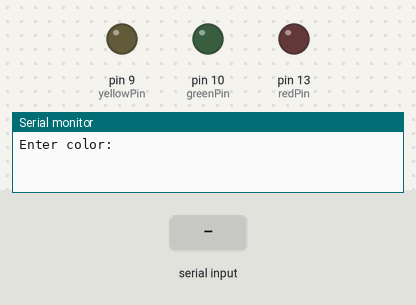
A sketch run on a simulated Arduino Uno, built with avr-gcc and run on an emulated ATmega328P. Parts: output pins drawn as LEDs (lit = HIGH), the last lines printed to the serial monitor. The test bench sets the inputs (shaded band).

Above: at 1.2 s.
1.3 s: "yellow" received over Serial
At 3.5 s:
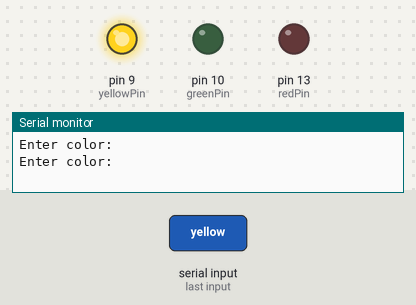
3.8 s: "green" received over Serial
At 5.5 s:
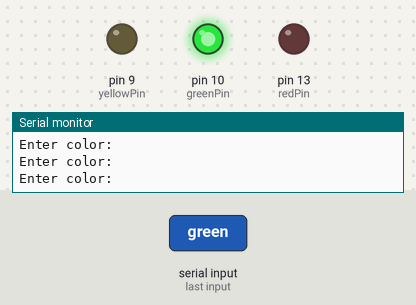
Timing chart, 0 to 7.0 s (numbered marks = the images above; inputs shaded):
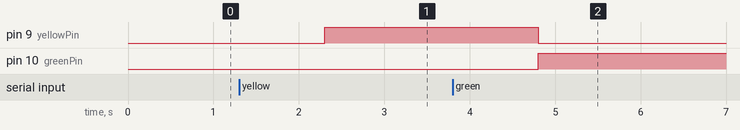

Measured:
- after the input at 1.3 s, pin 9 (yellowPin): LOW → HIGH after 1.0 s
- after the input at 3.8 s, pin 9 (yellowPin): HIGH → LOW after 1.0 s; pin 10 (greenPin): LOW → HIGH after 1.0 s

The sketch:

string_reading_serial.ino
```cpp
String askString = "Enter color: ";
String color = "";
int redPin = 13;
int yellowPin = 9;
int greenPin = 10;

void setup() {
  // put your setup code here, to run once:
  pinMode(redPin, OUTPUT);
  pinMode(greenPin, OUTPUT);
  pinMode(yellowPin, OUTPUT);
  Serial.begin(9600);
}

void loop() {

  // Ask
  Serial.println(askString);
  // wait
  while(Serial.available()==0) {

  }
  // Read
  color = Serial.readString();

  if(color == "red") {
    digitalWrite(redPin, HIGH);
    digitalWrite(yellowPin, LOW);
    digitalWrite(redPin, LOW);
  }
  if(color == "yellow") {
    digitalWrite(yellowPin, HIGH);
    digitalWrite(redPin, LOW);
    digitalWrite(greenPin, LOW);
  }
  if(color == "green") {
    digitalWrite(greenPin, HIGH);
    digitalWrite(redPin, LOW);
    digitalWrite(yellowPin, LOW);
  }
}
```
